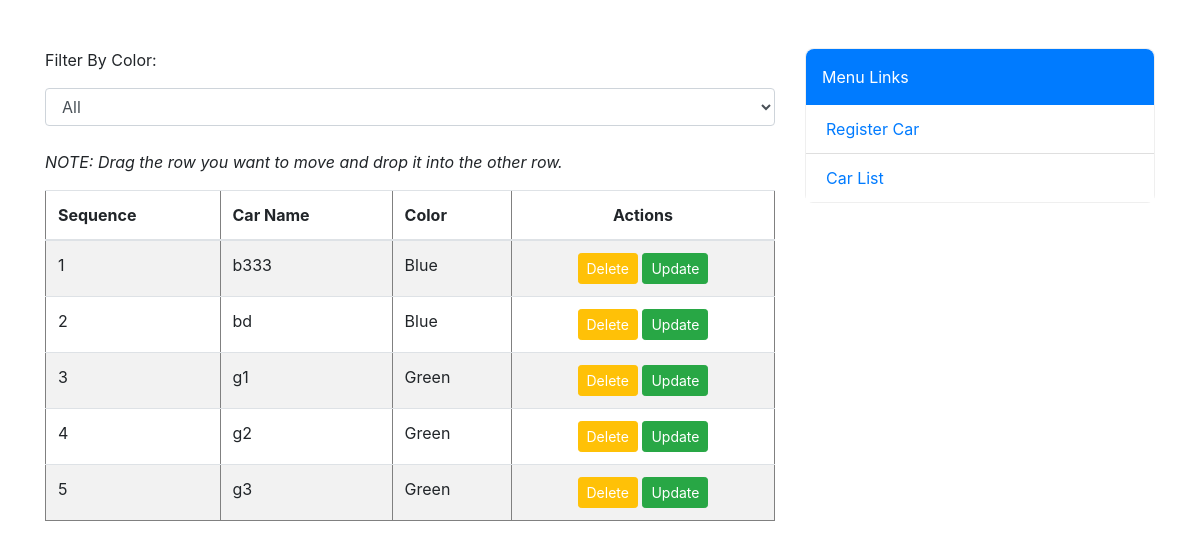
Page /car/list on the earlier database version.
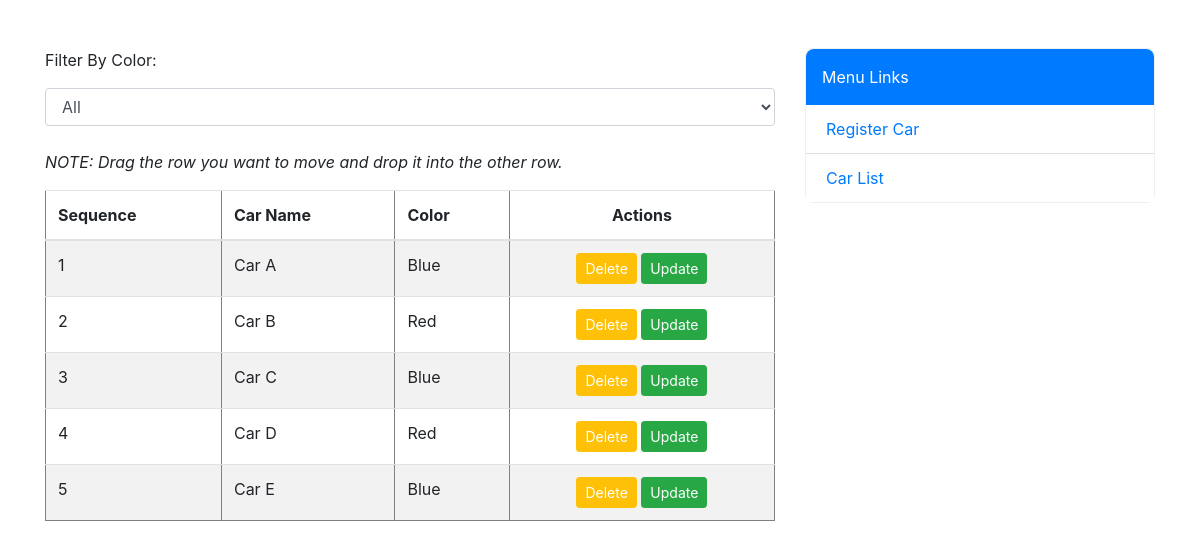
Same page on the later database version.
### car/models.py (models this page shows, shortened)
class Car(models.Model):
    name = models.CharField(max_length=100)
    color = models.ForeignKey('CarColor', on_delete=models.CASCADE)
    def add_sequence(self, sequence_list):
        self.sequence = sequence_list.index(self.id) + 1
        return self
    def car_custom_sort(cars):
        sequence = CarSequence.objects.all()[0]
        sequence_list = sequence.get_list()
        record_list = []
        for car in cars:
            car = car.add_sequence(sequence_list)
            record_list.append(car)
        return sorted(record_list, key=lambda c: sequence_list.index(c.pk))

class CarColor(models.Model):
    name = models.CharField(max_length=100)
    def __str__(self):
        return self.name

### car/views.py (the view)
# urls.py: path("car/list", views.list_car, name="list_car"),
def list_car(request):
    colors = CarColor.objects.all()
    if 'color' in request.GET:
        if request.GET['color'] != 'all':
            cars = Car.objects.filter(color__name__exact=request.GET['color'])
        else:
            cars = Car.objects.all()
        cars = Car.car_custom_sort(cars)
        return render(request, "includes/list_snippet.html", {'cars': cars, 'colors': cars})
    else:
        cars = Car.objects.all()
        cars = Car.car_custom_sort(cars)
    return render(request, "list_car.html", {'cars': cars, 'colors': colors})

### car/models.py (called while the page is built)
    def get_list(self):
        return ast.literal_eval(self.list)

### car/templates/list_car.html (shortened to what this page needs)
{% extends 'layout.html' %}
{% block content %}
      <form>
            Filter By Color:
            <select id="color_filter" name="color" class="form-control mt-3">
                  <option value="all">All</option>
            </select>
      </form>
      <br>
      <i>NOTE: Drag the row you want to move and drop it into the other row.</i>
      <table id="car_list_table" border="1" class="table table-striped w-100 mt-3">
        <thead>
          <tr>
            <th scope="col">Sequence</th>
            <th scope="col">Car Name</th>
            <th scope="col">Color</th>
            <th scope="col" class="text-center">Actions</th>
          </tr>
        </thead>
            <tbody>
                  {% include "includes/list_snippet.html" %}
            </tbody>
      </table>
{% endblock%}

### car_record_management/templates/layout.html (shortened to what this page needs)
{% load static %}
<!DOCTYPE html>
<html>
  <head>
        <link rel="stylesheet" type="text/css" href="{% static 'css/bootstrap.css'%}">
        <link rel="stylesheet" type="text/css" href="{% static 'css/custom.css'%}">
  </head>
  <body>
      <div class="container my-5">
             <div class="row">
                  <div class="col col-12 col-md-8  order-2 order-md-1">
                        {% block content %}
                        {% endblock%}
                  </div>
                  <div class="col col-12 col-md-4  order-1 order-md-2">
                        <div style="border: 1px solid #efefef; border-radius: 8px">
                              <div class="p-3 text-white" style="background-color: #007bff; border-top-right-radius: 8px; border-top-left-radius: 8px">Menu Links</div>
                              <ul class="list-group list-group-flush">
                                    <li class="list-group-item"><a href="{% url 'create_car' %}">Register Car</a></li>
                                    <li class="list-group-item"><a href="{% url 'list_car' %}">Car List</a></li>
                              </ul>
                        </div>
                  </div>
             </div>
      </div >
  </body>
</html>

### car/templates/includes/list_snippet.html
{% for car in cars%}
      <tr car-id="{{car.id}}">
            <td>{{car.sequence}}</td>
            <td>{{car.name}}</td>
            <td>{{car.color}}</td>
            <td class="text-center">
                  <button class="btn btn-sm btn-warning text-white" onclick="delete_car(this)" delete-link="{% url 'delete_car' id=car.id %}" car-id="{{car.id}}">Delete</button>
                  <a href="{% url 'update_car' id=car.id %}">
                        <button class="btn btn-sm btn-success">Update</button>
                  </a>
            </td>
      </tr>
{% endfor %}

### static/css/custom.css (style rules this page uses)
select { display: block; width: 100%; padding: 0.375rem 0.75rem; font-size: 1rem; font-weight: 400; line-height: 1.5; color: #495057; background-color: #fff; background-clip: padding-box; border: 1px solid #ced4da; border-radius: 0.25rem; }

Differences in the rows shown:
removed Car: sequence "1", name "b333", color "Blue"
removed Car: sequence "2", name "bd", color "Blue"
removed Car: sequence "3", name "g1", color "Green"
removed Car: sequence "4", name "g2", color "Green"
removed Car: sequence "5", name "g3", color "Green"
added Car: sequence "1", name "Car A", color "Blue"
added Car: sequence "2", name "Car B", color "Red"
added Car: sequence "3", name "Car C", color "Blue"
added Car: sequence "4", name "Car D", color "Red"
added Car: sequence "5", name "Car E", color "Blue"
